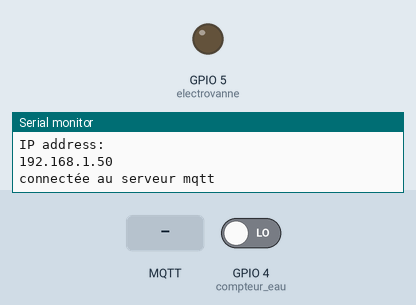
This sketch was run on a simulated ESP8266 (NodeMCU). Shown: output pins drawn as LEDs (lit = HIGH), the last lines printed to the serial monitor. The test bench sets the inputs (shaded band); at power-on: GPIO 4 (compteur_eau) LOW. WiFi joins after 1.5 s; servers stay silent unless stated; no MQTT or app messages arrive unless stated.

Above: at 2.7 s.
2.8 s: MQTT message "1" arrives on the first subscribed topic
At 3.7 s:
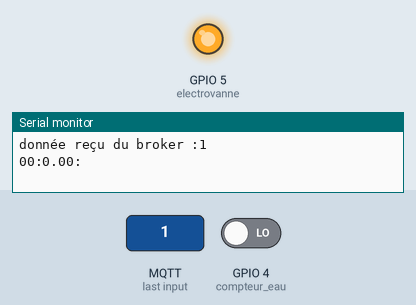
4.6 s: MQTT message "0" arrives on the first subscribed topic
At 5.0 s:
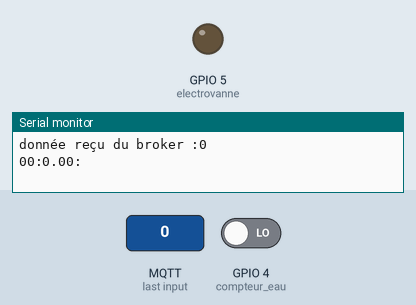
Timing chart, 0 to 7.6 s (numbered marks = the images above; inputs shaded):
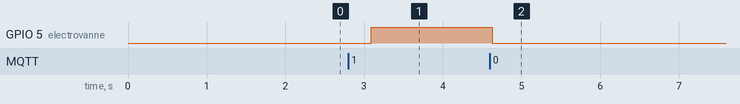

Measured:
- after the input at 2.8 s, GPIO 5 (electrovanne): LOW → HIGH after 0.29 s
- after the input at 4.6 s, GPIO 5 (electrovanne): HIGH → LOW at once

The sketch:

eau.ino
```cpp
#include <ESP8266WiFi.h>
#include <PubSubClient.h>

// wifi
const char* ssid     = "Livebox-3002";
const char* password = "aSzy24ZzWm5xrKrumG";

// mqtt
const char* mqttServer = "86.252.154.141";
const int mqttPort = 1883;

const char* mqttUser = "";
const char* mqttPassword = "";


WiFiClient espClient;  //objet pour le wifi
PubSubClient client(espClient);  //objet pour le Mqtt

void connection_Mqtt();

int compteur_eau = 4;  // pin D2
int electrovanne = 5;  // pin D1
int compt=0;       //contient le nombre de litre/impulsion
int Etat_electrovanne=0;                  // 0=fermée  1=ouvert
int dernier_litre=0;

void ICACHE_RAM_ATTR nb_impulsion(void);   // ICACHE_RAM_ATTR permet de charger attachInterrupt dans la RAM // permet de compter le nombre d'impulsion donc de litre

void ouverture_electrovanne();
void fermeture_electrovanne();

void envoi_message();

float calcul_debit();
float debit=0;
float dernier_debit=0;

int nb_debit=0;
unsigned long duree;
unsigned long derniere_duree;


void callback(char* topic, byte* payload, unsigned int length)   //rappel
{
  char message_buff[100];
  /** Debug **/
  Serial.print("Message reçu sur le topic : ");
  Serial.print(topic);  //affiche le nom du topic
  Serial.print("   la longueur est :");
  Serial.println(length);    //affiche la longueur du message
  Serial.print("donnée reçu du broker :");
  int i;   //utile pour le for
  for (i = 0; i < length; i++) // parcours le tableau
  {
  message_buff[i] = payload[i];     //
  }
  message_buff[i] = '\0';  //fin de la chaine


  String msgString = String(message_buff);   //convertie le message en string
  Serial.println(msgString);   //affiche le message


    //envoi_message();
    if (msgString == "1")
    {
      ouverture_electrovanne();
      envoi_message();        //envoi un message de confirmation
    }
    if (msgString == "0")
    {
      fermeture_electrovanne();
      envoi_message();        //envoi un message de confirmation
    }
  }


void setup()
{

  Serial.begin(9600); // communique avec 9600 baud (vitesse de communication)
  pinMode(compteur_eau, INPUT);   //compteur d'eau brancher sur la pin D2
  pinMode(electrovanne, OUTPUT);    //electrovanne brancher sur la pin D1
  attachInterrupt(digitalPinToInterrupt(compteur_eau),nb_impulsion,RISING);   //interruption lors qu'il y a front montant


  WiFi.mode(WIFI_STA);
  WiFi.begin(ssid, password);

  while (WiFi.status() != WL_CONNECTED)
  {
    delay(500);
    Serial.println("Connection au WiFi..");
  }
  Serial.println("Connectée au réseau WiFi");

  Serial.println("IP address: ");
  Serial.println(WiFi.localIP());


  client.setServer(mqttServer, mqttPort);   //definition du server Mqtt
  client.setCallback(callback);   //defini la fonction de retour

/** connection au broker Mqtt**/

  connection_Mqtt();

}


void loop()
{
    while (WiFi.status() != WL_CONNECTED)
  {
    delay(500);
    Serial.println("Connection au WiFi..");
  }
   connection_Mqtt();
    //Serial.println(compt);
    for(int i = 0; i<20 ;i++)
   {
    /* reconnection au broker si elle est perdu */
    client.loop();
    delay(500);
   }

   duree=millis();
   debit=calcul_debit(compt-dernier_litre,(duree-derniere_duree)*0.001);
   Serial.print("debit :");
   Serial.println(debit);
   dernier_litre=compt;


   if (debit==dernier_debit)
   {
      nb_debit++;
   }
   else
   {
    nb_debit=0;
   }


   Serial.print("nb_debit :");
   Serial.println(nb_debit);
   Serial.print("temps :");
   Serial.println(duree);
   dernier_debit=debit;
   derniere_duree=duree;
    //Serial.print("wifi : ");
    //Serial.print(WiFi.status());

    /**  teste de la connexion au server mqtt   **/
    connection_Mqtt();
    envoi_message();
}


float calcul_debit(int litre, float temps)
{
    return litre/temps;
}


void connection_Mqtt()
{
    while (!client.connected()) // tant que le client n'est pas connecté
    {
      if (client.connect("ESP8266Client"))   //  connection au broker Mqtt
      {
        Serial.println("connectée au serveur mqtt");  // affiche par l'USB que l'on est connecté
        client.subscribe("gestion");
      }
      else                        // si non
      {
        Serial.print("Erreur Mqtt au niveau : ");  // affiche l'erreur
        Serial.println(client.state());   // info debloquage + ln=retour à la ligne
        delay(2000);  //  attend 2000ms=2s
      }
    }
}


void envoi_message()
{
    /*conversion de int en char*/
  char envoi[10];
  char temp[2];
  String str=String(compt);
  str.toCharArray(envoi,5);
  str=String(Etat_electrovanne);
  str.toCharArray(temp,2);
  strcat(envoi,":");  //ajoute une donneee à la fin du char envoi
  strcat(envoi,temp);
  str=String(debit);
  str.toCharArray(temp,5);
  strcat(envoi,":");  //ajoute une donneee à la fin du char envoi
  strcat(envoi,temp);
  Serial.println(envoi);


//format de l'envoie en Mqtt                "5:0:1.54"
//............................nb_litre : etat_electrovanne : debit sur 10s.........................//

  client.publish("compteur_connecte/conso", envoi);
}


void ouverture_electrovanne()
{
  digitalWrite(electrovanne, HIGH);  //signal continu = 3.3V
  Etat_electrovanne = 1;    // 1 :L'electrovanne est ouverte (l'eau ne peux)
}


void fermeture_electrovanne()
{
  digitalWrite(electrovanne, LOW);   //signal continu = 0V
  Etat_electrovanne = 0;    // 0 :L'electrovanne est fermé
}


void ICACHE_RAM_ATTR nb_impulsion(void)   // ICACHE_RAM_ATTR permet de charger attachInterrupt dans la RAM // permet de compter le nombre d'impulsions
{
  static unsigned long dernier_temps=0;
  unsigned long temps = millis();
  if (temps - dernier_temps>100)
  {   //attend 100ms entre les mesures // évite que l'on compte plusieurs fois la même impulsion
    compt++;   // +1 litre !!!
    dernier_temps = temps;  //réinitialise le temps avant la prochaine mesure
  }
}
```
